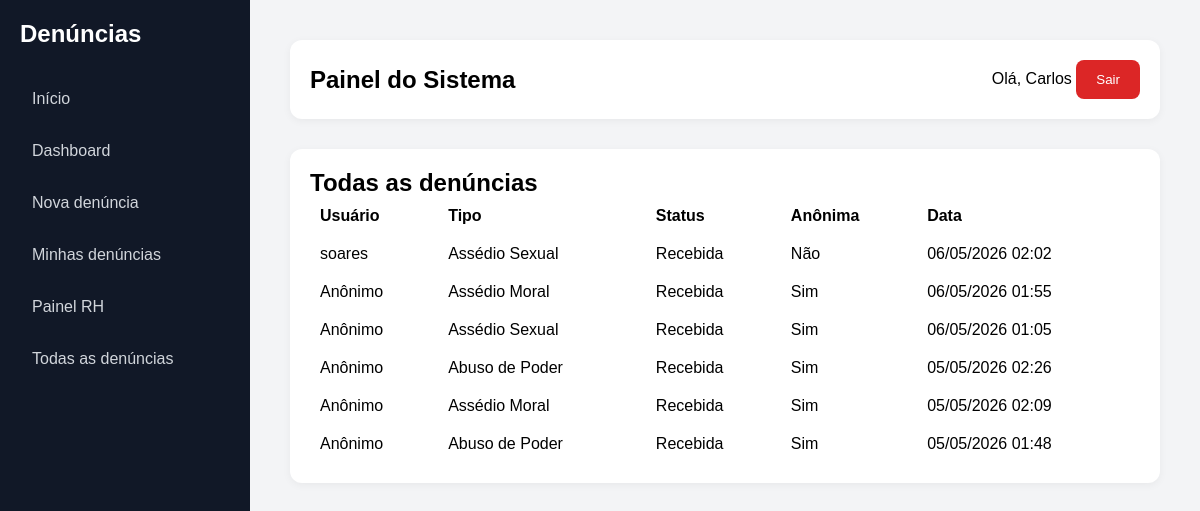
Page /todas-denuncias/ (signed in) on the earlier database version.
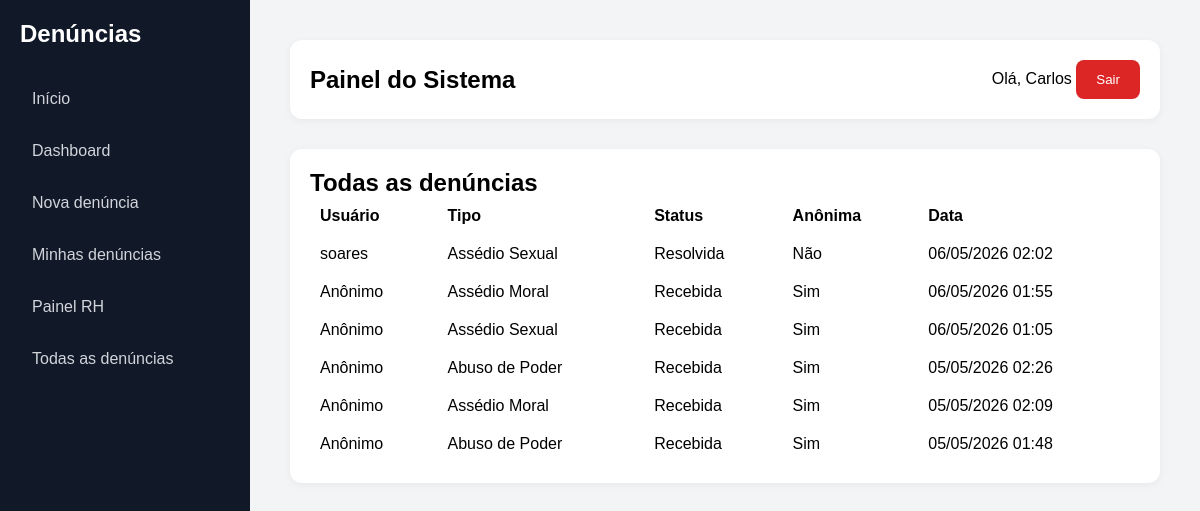
Same page on the later database version.
### denuncias/models.py (models this page shows, shortened)
class Denuncia(models.Model):
    TIPOS = [
        ('moral', 'Assédio Moral'),
        ('sexual', 'Assédio Sexual'),
        ('abuso', 'Abuso de Poder'),
    ]
    STATUS = [
        ('recebida', 'Recebida'),
        ('analise', 'Em análise'),
        ('resolvida', 'Resolvida'),
    ]
    usuario = models.ForeignKey(
        User,
        on_delete=models.SET_NULL,
        null=True,
        blank=True
    )
    descricao = models.TextField()
    tipo = models.CharField(max_length=20, choices=TIPOS)
    anonima = models.BooleanField(default=False)
    status = models.CharField(max_length=20, choices=STATUS, default='recebida')
    data_criacao = models.DateTimeField(auto_now_add=True)
    resposta_rh = models.TextField(blank=True, null=True)

### denuncias/views.py (the view)
# urls.py: path('todas-denuncias/', todas_denuncias, name='todas_denuncias'),
@login_required
def todas_denuncias(request):
    ui_rh = request.user.groups.filter(name='RH').exists()
    ui_admin = request.user.groups.filter(name='Administrador').exists()
    ui_superuser = request.user.is_superuser
    if not (ui_rh or ui_admin or ui_superuser):
        return redirect('home')
    denuncias = Denuncia.objects.all().order_by('-data_criacao')
    return render(request, 'denuncias/todas_denuncias.html', {
        'denuncias': denuncias
    })

### denuncias/context_processors.py (called while the page is built)
def grupos_usuario(request):
    if not request.user.is_authenticated:
        return {
            'ui_rh': False,
            'ui_admin': False,
        }
    return {
        'ui_rh': request.user.groups.filter(name='RH').exists(),
        'ui_admin': request.user.groups.filter(name='Administrador').exists() or request.user.is_superuser,
    }

### denuncias/templates/denuncias/todas_denuncias.html
{% extends 'base.html' %}
{% block content %}
<h2>Todas as denúncias</h2>
{% if denuncias %}
    <table style="width:100%; border-collapse:collapse;">
        <thead>
            <tr>
                <th style="text-align:left; padding:10px;">Usuário</th>
                <th style="text-align:left; padding:10px;">Tipo</th>
                <th style="text-align:left; padding:10px;">Status</th>
                <th style="text-align:left; padding:10px;">Anônima</th>
                <th style="text-align:left; padding:10px;">Data</th>
            </tr>
        </thead>
        <tbody>
            {% for d in denuncias %}
                <tr>
                    <td style="padding:10px;">
                        {% if d.anonima %}
                            Anônimo
                        {% else %}
                            {{ d.usuario.username }}
                        {% endif %}
                    </td>
                    <td style="padding:10px;">{{ d.get_tipo_display }}</td>
                    <td style="padding:10px;">{{ d.get_status_display }}</td>
                    <td style="padding:10px;">
                        {% if d.anonima %}
                            Sim
                        {% else %}
                            Não
                        {% endif %}
                    </td>
                    <td style="padding:10px;">{{ d.data_criacao|date:"d/m/Y H:i" }}</td>
                </tr>
            {% endfor %}
        </tbody>
    </table>
{% else %}
    <p>Nenhuma denúncia cadastrada.</p>
{% endif %}
{% endblock %}

Differences in the rows shown:
changed Denuncia "soares": status "Recebida" → "Resolvida"
